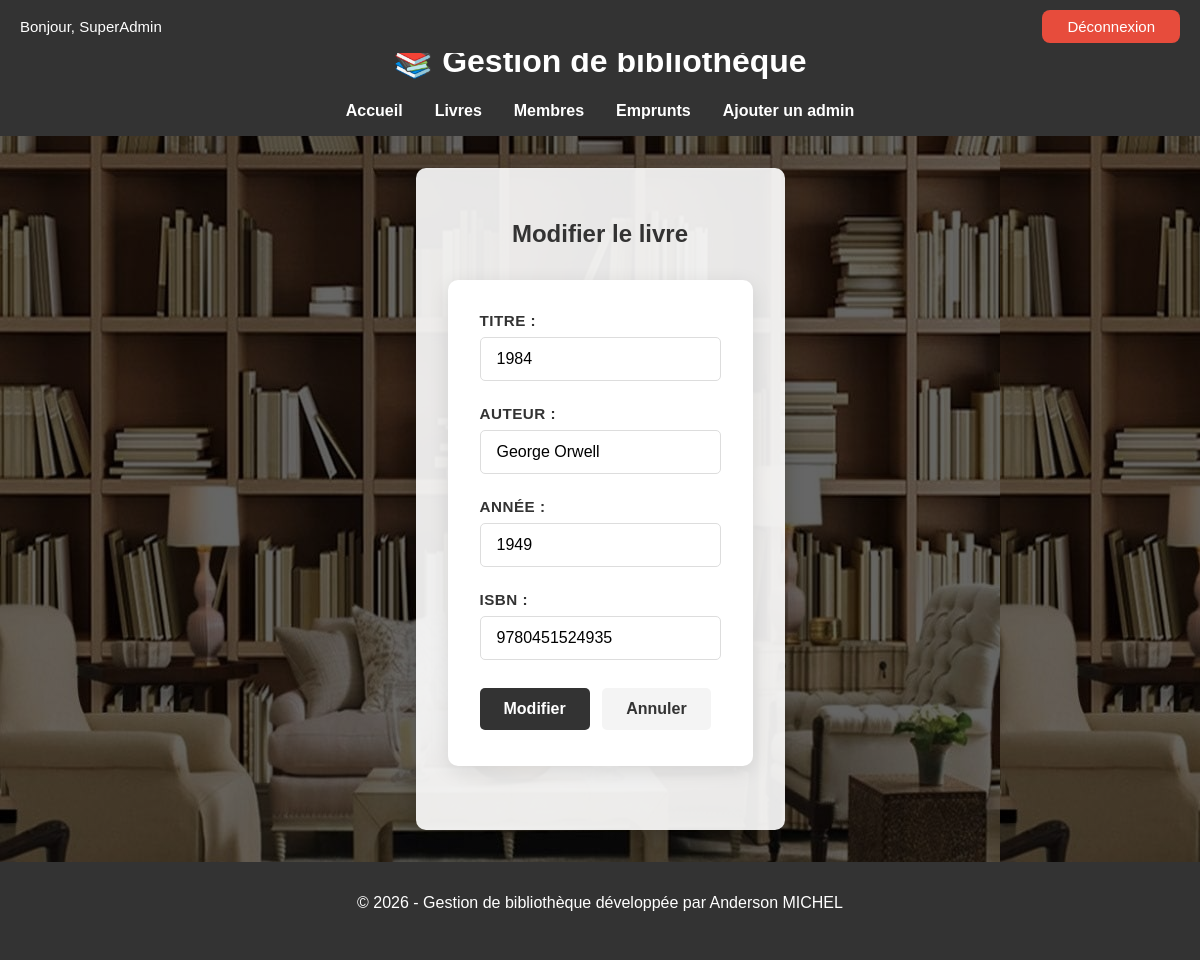
/livres/modifier.php?id=2 (signed in), run on the app's committed database.
### tables this page shows
CREATE TABLE IF NOT EXISTS `livres` (
  `id` int NOT NULL AUTO_INCREMENT,
  `titre` varchar(255) NOT NULL,
  `auteur` varchar(255) NOT NULL,
  `annee` int DEFAULT NULL,
  `isbn` varchar(20) NOT NULL UNIQUE,
  `disponible` tinyint(1) DEFAULT '1',
  PRIMARY KEY (`id`)
);

### livres/modifier.php (the view, shortened to what this page needs)
<?php
require_once __DIR__ . '/../config/database.php';
require_once __DIR__ . '/../includes/header.php';
$id = $_GET['id'];
$stmt = $pdo->prepare("SELECT * FROM livres WHERE id = ?");
$stmt->execute([$id]);
$livre = $stmt->fetch();
?>
<h2>Modifier le livre</h2>
<form method="post">
    <div>
        <label for="titre">Titre :</label>
        <input type="text" name="titre" id="titre" value="<?= htmlspecialchars($livre['titre']) ?>" required>
    </div>
    <div>
        <label for="auteur">Auteur :</label>
        <input type="text" name="auteur" id="auteur" value="<?= htmlspecialchars($livre['auteur']) ?>" required>
    </div>
    <div>
        <label for="annee">Année :</label>
        <input type="number" name="annee" id="annee" value="<?= htmlspecialchars($livre['annee']) ?>">
    </div>
    <div>
        <label for="isbn">ISBN :</label>
        <input type="text" name="isbn" id="isbn" value="<?= htmlspecialchars($livre['isbn']) ?>">
    </div>
    <button type="submit" class="btn">Modifier</button>
    <a href="index.php" class="btn">Annuler</a>
</form>
<?php require_once __DIR__ . '/../includes/footer.php'; ?>

### assets/css/style.css (style rules this page uses)
body { font-family: Arial, sans-serif; margin: 0; padding: 0; padding-top: 50px; overflow-x: hidden; background-color: #f4f4f4; display: flex; flex-direction: column; min-height: 100vh; background: linear-gradient(rgba(0, 0, 0, 0.6), rgba(0, 0, 0, 0.6)), url("../images/background1.jpeg"); }
.btn { display: inline-block; padding: 0.5rem 1rem; background-color: #333; color: #fff; text-decoration: none; border-radius: 4px; margin: 0.25rem 0; }
form { max-width: 600px; margin: 2rem auto; padding: 2rem; background: #fff; border-radius: 10px; box-shadow: 0 5px 20px rgba(0, 0, 0, 0.1); }
form div { margin-bottom: 1.5rem; }
form label { display: block; margin-bottom: 0.5rem; font-weight: 600; color: #333; font-size: 0.95rem; text-transform: uppercase; letter-spacing: 0.5px; }
form input[type="text"], form input[type="number"], form input[type="email"], form input[type="password"], form input[type="date"], form select, form textarea { width: 100%; padding: 0.75rem 1rem; border: 1px solid #ddd; border-radius: 5px; font-size: 1rem; transition: border-color 0.3s, box-shadow 0.3s; box-sizing: border-box; }
form .btn { display: inline-block; padding: 0.75rem 1.5rem; border: none; border-radius: 5px; font-size: 1rem; font-weight: 600; text-decoration: none; cursor: pointer; transition: background 0.3s, transform 0.2s; margin-right: 0.5rem; }
form .btn[type="submit"] { background: #333; color: #fff; }
form .btn:not([type="submit"]) { background: #f4f4f4; color: #333; }
h2 { text-align: center; color: #333; margin-bottom: 2rem; }

### data on the page
livres: titre "1984", auteur "George Orwell", annee "1949", isbn "9780451524935"

### other printed values
$_SESSION['username'] "SuperAdmin"
